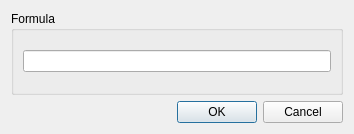
<?xml version="1.0" encoding="UTF-8"?>
<ui version="4.0">
 <class>LayerArithmeticDialog</class>
 <widget class="QDialog" name="LayerArithmeticDialog">
  <property name="geometry">
   <rect>
    <x>0</x>
    <y>0</y>
    <width>354</width>
    <height>134</height>
   </rect>
  </property>
  <property name="windowTitle">
   <string>Layer Arithmetic</string>
  </property>
  <layout class="QVBoxLayout" name="verticalLayout">
   <item>
    <layout class="QHBoxLayout" name="horizontalLayout">
     <item>
      <widget class="QGroupBox" name="layer1GroupBox">
       <property name="title">
        <string>Formula</string>
       </property>
       <layout class="QVBoxLayout" name="verticalLayout_2">
        <item>
         <widget class="QLineEdit" name="formulaLineEdit"/>
        </item>
       </layout>
      </widget>
     </item>
    </layout>
   </item>
   <item>
    <widget class="QDialogButtonBox" name="buttonBox">
     <property name="orientation">
      <enum>Qt::Horizontal</enum>
     </property>
     <property name="standardButtons">
      <set>QDialogButtonBox::Cancel|QDialogButtonBox::Ok</set>
     </property>
    </widget>
   </item>
  </layout>
 </widget>
 <resources/>
 <connections>
  <connection>
   <sender>buttonBox</sender>
   <signal>accepted()</signal>
   <receiver>LayerArithmeticDialog</receiver>
   <slot>accept()</slot>
   <hints>
    <hint type="sourcelabel">
     <x>248</x>
     <y>254</y>
    </hint>
    <hint type="destinationlabel">
     <x>157</x>
     <y>274</y>
    </hint>
   </hints>
  </connection>
  <connection>
   <sender>buttonBox</sender>
   <signal>rejected()</signal>
   <receiver>LayerArithmeticDialog</receiver>
   <slot>reject()</slot>
   <hints>
    <hint type="sourcelabel">
     <x>316</x>
     <y>260</y>
    </hint>
    <hint type="destinationlabel">
     <x>286</x>
     <y>274</y>
    </hint>
   </hints>
  </connection>
 </connections>
</ui>
